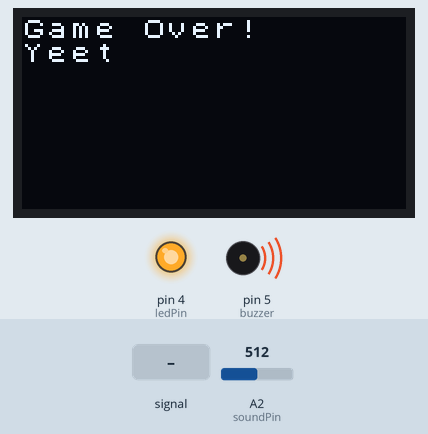
This sketch was run on a simulated Arduino Uno, built with avr-gcc and run on an emulated ATmega328P. Parts: 128×64 one-colour display, output pins drawn as LEDs (lit = HIGH), buzzer (waves = sounding). The inputs (shaded band) are chosen by the test bench; at power-on: A2 (soundPin) = 512. What the sketch prints to the serial monitor is not drawn.

Above: at 4.7 s.
4.8 s: A2 (soundPin) set to 312
9.7 s: A2 (soundPin) set to 293
At 13.0 s:
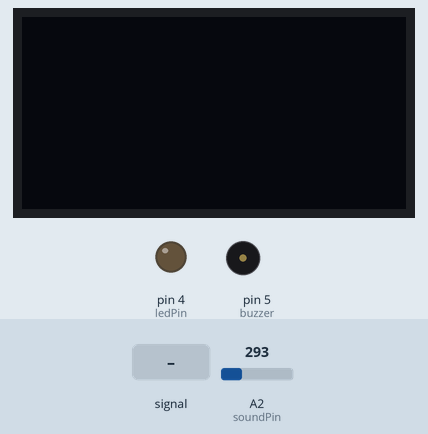
14.6 s: A2 (soundPin) fed a 200 Hz sine of ±81 counts around its level
At 18.58 s:
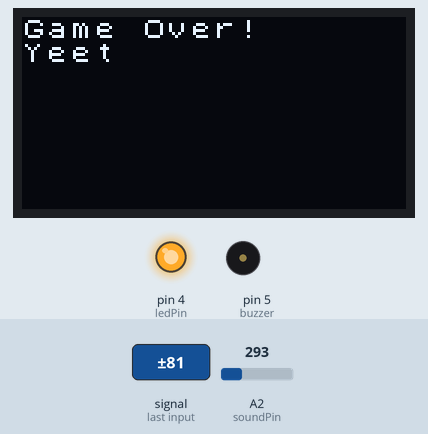
24.4 s: A2 (soundPin) set to 290
At 27.4 s:
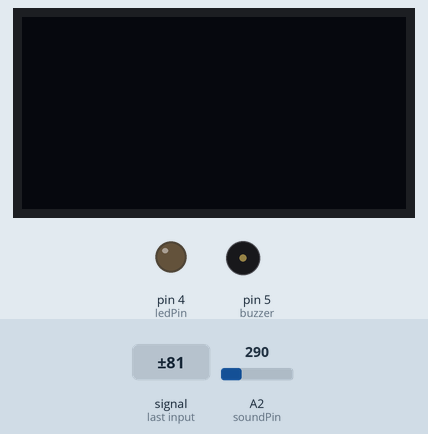
Timing chart, 0 to 28.9 s (numbered marks = the images above; inputs shaded):
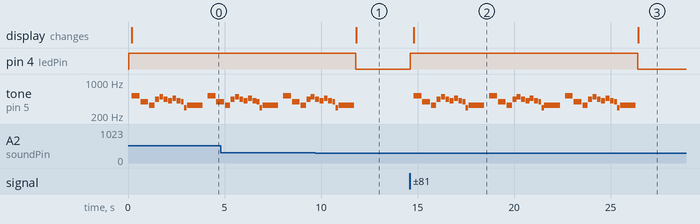

Measured:
- the behaviour switches between 301 and 300 on A2 (soundPin) (found by bisection; images 0 and 1)
- after the input at 9.7 s, pin 4 (ledPin): HIGH → LOW after 2.1 s; tone on pin 5 (buzzer): goes on until 11.7 s, then stays silent; the display: changes after 2.1 s (image 1)
- after the input at 14.6 s, pin 4 (ledPin): LOW → HIGH at once; tone on pin 5 (buzzer): plays 523 Hz for 0.41 s, 392 Hz for 0.41 s, 330 Hz for 0.27 s, 440 Hz for 0.20 s, 494 Hz for 0.20 s, 440 Hz for 0.20 s … (30 notes in this stretch), starting after 0.20 s; the display: changes after 0.20 s (image 2)
- after the input at 24.4 s, pin 4 (ledPin): goes on until 26.4 s, then stays LOW; tone on pin 5 (buzzer): goes on until 26.3 s, then stays silent
- by itself, tone on pin 5 (buzzer): plays 330 Hz for 0.27 s, 440 Hz for 0.20 s, 494 Hz for 0.20 s, 440 Hz for 0.20 s, 415 Hz for 0.20 s, 466 Hz for 0.20 s … (15 notes in this stretch)

The sketch:

audioSense.ino
```cpp
#include <Arduino.h>
#include <U8x8lib.h>

#define NOTE_B0  31
#define NOTE_C1  33
#define NOTE_CS1 35
#define NOTE_D1  37
#define NOTE_DS1 39
#define NOTE_E1  41
#define NOTE_F1  44
#define NOTE_FS1 46
#define NOTE_G1  49
#define NOTE_GS1 52
#define NOTE_A1  55
#define NOTE_AS1 58
#define NOTE_B1  62
#define NOTE_C2  65
#define NOTE_CS2 69
#define NOTE_D2  73
#define NOTE_DS2 78
#define NOTE_E2  82
#define NOTE_F2  87
#define NOTE_FS2 93
#define NOTE_G2  98
#define NOTE_GS2 104
#define NOTE_A2  110
#define NOTE_AS2 117
#define NOTE_B2  123
#define NOTE_C3  131
#define NOTE_CS3 139
#define NOTE_D3  147
#define NOTE_DS3 156
#define NOTE_E3  165
#define NOTE_F3  175
#define NOTE_FS3 185
#define NOTE_G3  196
#define NOTE_GS3 208
#define NOTE_A3  220
#define NOTE_AS3 233
#define NOTE_B3  247
#define NOTE_C4  262
#define NOTE_CS4 277
#define NOTE_D4  294
#define NOTE_DS4 311
#define NOTE_E4  330
#define NOTE_F4  349
#define NOTE_FS4 370
#define NOTE_G4  392
#define NOTE_GS4 415
#define NOTE_A4  440
#define NOTE_AS4 466
#define NOTE_B4  494
#define NOTE_C5  523
#define NOTE_CS5 554
#define NOTE_D5  587
#define NOTE_DS5 622
#define NOTE_E5  659
#define NOTE_F5  698
#define NOTE_FS5 740
#define NOTE_G5  784
#define NOTE_GS5 831
#define NOTE_A5  880
#define NOTE_AS5 932
#define NOTE_B5  988
#define NOTE_C6  1047
#define NOTE_CS6 1109
#define NOTE_D6  1175
#define NOTE_DS6 1245
#define NOTE_E6  1319
#define NOTE_F6  1397
#define NOTE_FS6 1480
#define NOTE_G6  1568
#define NOTE_GS6 1661
#define NOTE_A6  1760
#define NOTE_AS6 1865
#define NOTE_B6  1976
#define NOTE_C7  2093
#define NOTE_CS7 2217
#define NOTE_D7  2349
#define NOTE_DS7 2489
#define NOTE_E7  2637
#define NOTE_F7  2794
#define NOTE_FS7 2960
#define NOTE_G7  3136
#define NOTE_GS7 3322
#define NOTE_A7  3520
#define NOTE_AS7 3729
#define NOTE_B7  3951
#define NOTE_C8  4186
#define NOTE_CS8 4435
#define NOTE_D8  4699
#define NOTE_DS8 4978

#define REST      0

int tempo = 200;
int melody[] = {
  //game over sound
  NOTE_C5,-4, NOTE_G4,-4, NOTE_E4,4, //45
  NOTE_A4,-8, NOTE_B4,-8, NOTE_A4,-8, NOTE_GS4,-8, NOTE_AS4,-8, NOTE_GS4,-8,
  NOTE_G4,8, NOTE_D4,8, NOTE_E4,-2,
};

int notes = sizeof(melody) / sizeof(melody[0]) / 2;

// this calculates the duration of a whole note in ms
int wholenote = (60000 * 4) / tempo;

int divider = 0, noteDuration = 0;

//Sound Control Light
int soundPin = A2; // Analog sound sensor is to be attached to analog
int ledPin = 4; // Digital LED is to be attached to digital
const int buzzer = 5;


U8X8_SSD1306_128X64_NONAME_HW_I2C u8x8(/* reset=*/ U8X8_PIN_NONE);


void setup() {
  u8x8.begin();
  u8x8.setFlipMode(1);

  pinMode(ledPin, OUTPUT);
  pinMode(soundPin, INPUT);
  Serial.begin(9600);

}
void loop(){

  int soundState = analogRead(soundPin); // Read sound sensor’s value
  Serial.println(soundState);
  // if the sound sensor’s value is greater than 400, the light will be on.
  //Otherwise, the light will be turned off
  if (soundState > 300) {
    digitalWrite(ledPin, HIGH);
    delay(100);
    u8x8.setFont(u8x8_font_chroma48medium8_r);
    u8x8.setCursor(0, 0);
    u8x8.println("Game Over!");
    u8x8.print("Yeet");
    u8x8.display();

    for (int thisNote = 0; thisNote < notes * 2; thisNote = thisNote + 2) {

      // calculates the duration of each note
      divider = melody[thisNote + 1];
      if (divider > 0) {
        // regular note, just proceed
        noteDuration = (wholenote) / divider;
      } else if (divider < 0) {
        // dotted notes are represented with negative durations!!
        noteDuration = (wholenote) / abs(divider);
        noteDuration *= 1.5; // increases the duration in half for dotted notes
      }

      // we only play the note for 90% of the duration, leaving 10% as a pause
      tone(buzzer, melody[thisNote], noteDuration * 0.9);

      // Wait for the specief duration before playing the next note.
      delay(noteDuration);

      // stop the waveform generation before the next note.
      noTone(buzzer);
    }//tone


  }
  else{
    digitalWrite(ledPin, LOW);
    u8x8.clearDisplay();
    u8x8.display();

  }
}
```
